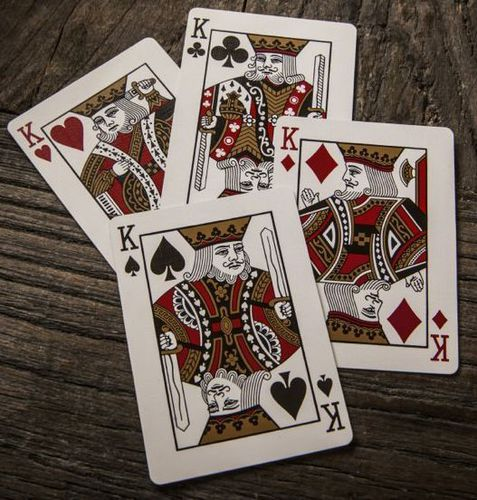
#> input picture Resources/cards.jpg, 477 x 500 px
$ python chapter9.py
#> lines starting #> are read from the running program, lines starting #| are printed output that depends on the picture; after the words box and inside, x2 and y2 are one past the last pixel; in counts of white or black regions, pixels touching at a corner belong together
import cv2
import easygui
import numpy as np
import imageio
import sys
import matplotlib.pyplot as plt

import tkinter as tk
from tkinter import filedialog
from tkinter import *
from PIL import ImageTk,Image

def upload():
    ImagePath=easygui.fileopenbox()
#> the answer given: Resources/cards.jpg
    cartoonify(ImagePath)


def cartoonify(ImagePath):
    #read the image
#> called with ImagePath = 'Resources/cards.jpg'
    img=cv2.imread(ImagePath)
#> img is the input picture: shape (500, 477, 3); mean B, G, R 88.1, 96.6, 109.6
    img1=cv2.cvtColor(img,cv2.COLOR_BGR2RGB)


    imgGray=cv2.cvtColor(img1,cv2.COLOR_BGR2GRAY)
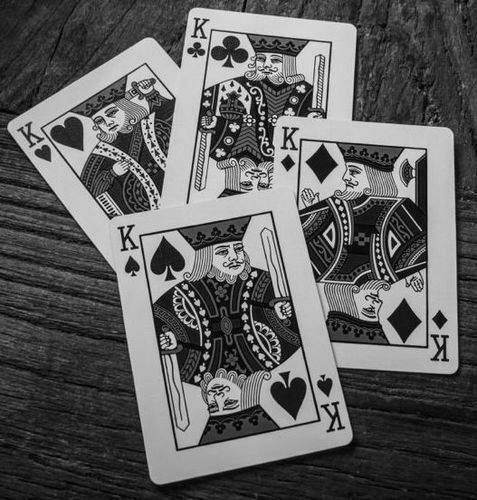
#> imgGray: shape (500, 477); min 0, max 249, mean 95.5
    imgBlur=cv2.medianBlur(imgGray,5)
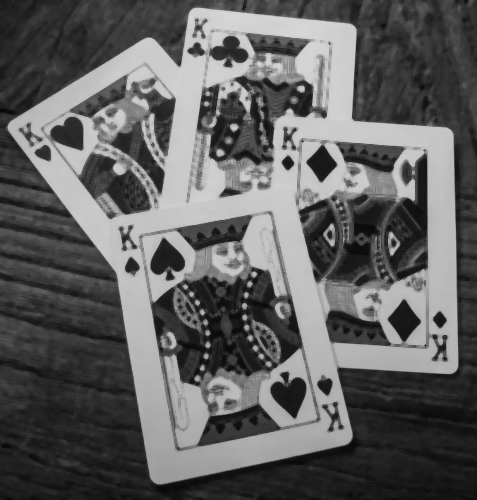
#> imgBlur: shape (500, 477); min 6, max 217, mean 96.3
    getEdge = cv2.adaptiveThreshold(imgBlur, 255,
                                    cv2.ADAPTIVE_THRESH_MEAN_C,
                                    cv2.THRESH_BINARY, 9, 9)
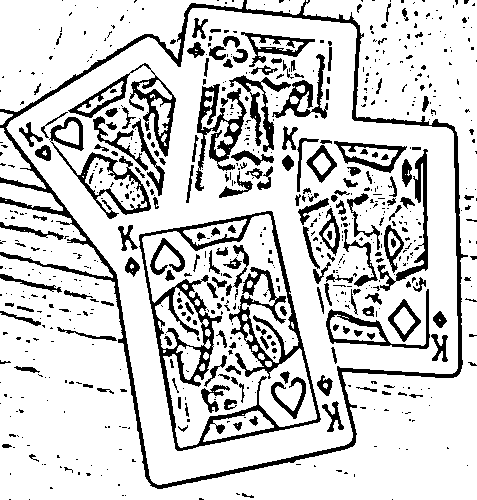
#> getEdge: shape (500, 477); 81.6% white; 712 black regions (524 under 20 px), largest, box (x1, y1, x2, y2) and area: (0, 0, 468, 489) 8084, (139, 211, 321, 451) 7040, (68, 63, 176, 157) 1746

    cv2.imshow("result", getEdge)
    cv2.waitKey(0)
upload()
